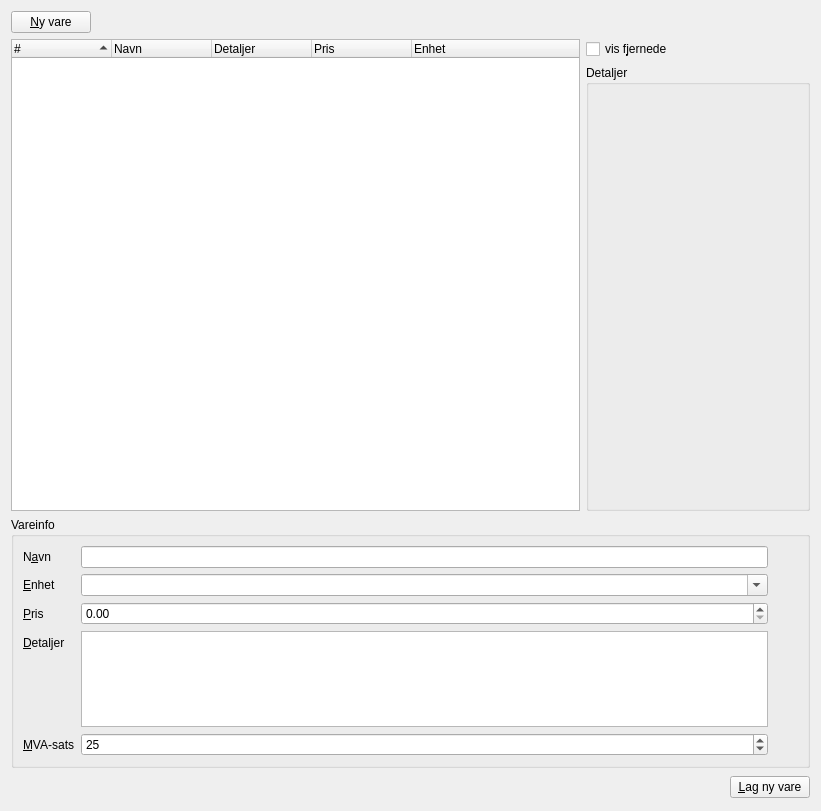
      <widget class="QWidget" name="TabPage" >
       <property name="geometry" >
        <rect>
         <x>0</x>
         <y>0</y>
         <width>821</width>
         <height>811</height>
        </rect>
       </property>
       <attribute name="title" >
        <string>&amp;Varer</string>
       </attribute>
       <layout class="QGridLayout" name="gridLayout_4" >
        <item row="0" column="0" >
         <widget class="QPushButton" name="varerNy" >
          <property name="sizePolicy" >
           <sizepolicy vsizetype="Fixed" hsizetype="Fixed" >
            <horstretch>0</horstretch>
            <verstretch>0</verstretch>
           </sizepolicy>
          </property>
          <property name="text" >
           <string>&amp;Ny vare</string>
          </property>
          <property name="shortcut" >
           <string>Alt+N</string>
          </property>
         </widget>
        </item>
        <item row="0" column="1" colspan="2" >
         <spacer name="spacer10" >
          <property name="orientation" >
           <enum>Qt::Horizontal</enum>
          </property>
          <property name="sizeType" >
           <enum>QSizePolicy::Expanding</enum>
          </property>
          <property name="sizeHint" stdset="0" >
           <size>
            <width>650</width>
            <height>20</height>
           </size>
          </property>
         </spacer>
        </item>
        <item rowspan="2" row="1" column="0" colspan="2" >
         <widget class="QTreeWidget" name="varerVareliste" >
          <property name="sizePolicy" >
           <sizepolicy vsizetype="Expanding" hsizetype="MinimumExpanding" >
            <horstretch>1</horstretch>
            <verstretch>1</verstretch>
           </sizepolicy>
          </property>
          <property name="editTriggers" >
           <set>QAbstractItemView::NoEditTriggers</set>
          </property>
          <property name="alternatingRowColors" >
           <bool>true</bool>
          </property>
          <property name="rootIsDecorated" >
           <bool>false</bool>
          </property>
          <property name="uniformRowHeights" >
           <bool>true</bool>
          </property>
          <property name="itemsExpandable" >
           <bool>false</bool>
          </property>
          <property name="sortingEnabled" >
           <bool>true</bool>
          </property>
          <property name="animated" >
           <bool>true</bool>
          </property>
          <property name="allColumnsShowFocus" >
           <bool>true</bool>
          </property>
          <property name="expandsOnDoubleClick" >
           <bool>false</bool>
          </property>
          <column>
           <property name="text" >
            <string>#</string>
           </property>
          </column>
          <column>
           <property name="text" >
            <string>Navn</string>
           </property>
          </column>
          <column>
           <property name="text" >
            <string>Detaljer</string>
           </property>
          </column>
          <column>
           <property name="text" >
            <string>Pris</string>
           </property>
          </column>
          <column>
           <property name="text" >
            <string>Enhet</string>
           </property>
          </column>
         </widget>
        </item>
        <item row="1" column="2" >
         <widget class="QCheckBox" name="varerVisFjernede" >
          <property name="sizePolicy" >
           <sizepolicy vsizetype="Fixed" hsizetype="Fixed" >
            <horstretch>0</horstretch>
            <verstretch>0</verstretch>
           </sizepolicy>
          </property>
          <property name="text" >
           <string>vis f&amp;jernede</string>
          </property>
          <property name="shortcut" >
           <string>Alt+J</string>
          </property>
         </widget>
        </item>
        <item row="2" column="2" >
         <widget class="QGroupBox" name="groupBox_4" >
          <property name="sizePolicy" >
           <sizepolicy vsizetype="Preferred" hsizetype="Preferred" >
            <horstretch>0</horstretch>
            <verstretch>0</verstretch>
           </sizepolicy>
          </property>
          <property name="title" >
           <string>Detaljer</string>
          </property>
          <layout class="QGridLayout" name="gridLayout_13" >
           <item row="2" column="0" >
            <widget class="QLabel" name="varerDetaljerTekst" >
             <property name="sizePolicy" >
              <sizepolicy vsizetype="MinimumExpanding" hsizetype="Minimum" >
               <horstretch>0</horstretch>
               <verstretch>0</verstretch>
              </sizepolicy>
             </property>
             <property name="minimumSize" >
              <size>
               <width>200</width>
               <height>0</height>
              </size>
             </property>
             <property name="textFormat" >
              <enum>Qt::RichText</enum>
             </property>
             <property name="alignment" >
              <set>Qt::AlignLeading|Qt::AlignLeft|Qt::AlignTop</set>
             </property>
             <property name="wordWrap" >
              <bool>true</bool>
             </property>
            </widget>
           </item>
          </layout>
         </widget>
        </item>
        <item row="3" column="0" colspan="3" >
         <widget class="QGroupBox" name="varerInfo" >
          <property name="title" >
           <string>Vareinfo</string>
          </property>
          <property name="flat" >
           <bool>true</bool>
          </property>
          <property name="checkable" >
           <bool>false</bool>
          </property>
          <layout class="QGridLayout" name="gridLayout_3" >
           <item row="0" column="0" >
            <layout class="QFormLayout" name="formLayout_3" >
             <property name="fieldGrowthPolicy" >
              <enum>QFormLayout::AllNonFixedFieldsGrow</enum>
             </property>
             <item row="0" column="0" >
              <widget class="QLabel" name="textLabel10" >
               <property name="text" >
                <string>N&amp;avn</string>
               </property>
               <property name="wordWrap" >
                <bool>false</bool>
               </property>
               <property name="buddy" >
                <cstring>varerInfoNavn</cstring>
               </property>
              </widget>
             </item>
             <item row="0" column="1" >
              <widget class="QLineEdit" name="varerInfoNavn" />
             </item>
             <item row="1" column="0" >
              <widget class="QLabel" name="textLabel10_2" >
               <property name="text" >
                <string>&amp;Enhet</string>
               </property>
               <property name="wordWrap" >
                <bool>false</bool>
               </property>
               <property name="buddy" >
                <cstring>varerInfoEnhet</cstring>
               </property>
              </widget>
             </item>
             <item row="1" column="1" >
              <widget class="QComboBox" name="varerInfoEnhet" >
               <property name="sizePolicy" >
                <sizepolicy vsizetype="Fixed" hsizetype="MinimumExpanding" >
                 <horstretch>1</horstretch>
                 <verstretch>0</verstretch>
                </sizepolicy>
               </property>
               <property name="editable" >
                <bool>true</bool>
               </property>
              </widget>
             </item>
             <item row="2" column="0" >
              <widget class="QLabel" name="textLabel10_4" >
               <property name="text" >
                <string>&amp;Pris</string>
               </property>
               <property name="wordWrap" >
                <bool>false</bool>
               </property>
               <property name="buddy" >
                <cstring>varerInfoPris</cstring>
               </property>
              </widget>
             </item>
             <item row="2" column="1" >
              <widget class="QDoubleSpinBox" name="varerInfoPris" >
               <property name="sizePolicy" >
                <sizepolicy vsizetype="Fixed" hsizetype="Expanding" >
                 <horstretch>7</horstretch>
                 <verstretch>0</verstretch>
                </sizepolicy>
               </property>
               <property name="maximum" >
                <double>999999999.990000009536743</double>
               </property>
              </widget>
             </item>
             <item row="3" column="0" >
              <widget class="QLabel" name="textLabel10_3" >
               <property name="text" >
                <string>&amp;Detaljer</string>
               </property>
               <property name="wordWrap" >
                <bool>false</bool>
               </property>
               <property name="buddy" >
                <cstring>varerInfoDetaljer</cstring>
               </property>
              </widget>
             </item>
             <item row="3" column="1" >
              <widget class="QPlainTextEdit" name="varerInfoDetaljer" >
               <property name="maximumSize" >
                <size>
                 <width>16777215</width>
                 <height>96</height>
                </size>
               </property>
               <property name="tabChangesFocus" >
                <bool>true</bool>
               </property>
              </widget>
             </item>
             <item row="4" column="0" >
              <widget class="QLabel" name="textLabel7_3" >
               <property name="text" >
                <string>&amp;MVA-sats</string>
               </property>
               <property name="wordWrap" >
                <bool>false</bool>
               </property>
               <property name="buddy" >
                <cstring>varerInfoMva</cstring>
               </property>
              </widget>
             </item>
             <item row="4" column="1" >
              <widget class="QSpinBox" name="varerInfoMva" >
               <property name="value" >
                <number>25</number>
               </property>
              </widget>
             </item>
            </layout>
           </item>
           <item row="0" column="1" >
            <layout class="QVBoxLayout" name="verticalLayout_5" >
             <item>
              <widget class="QLabel" name="varerInfoKryss" >
               <property name="minimumSize" >
                <size>
                 <width>24</width>
                 <height>24</height>
                </size>
               </property>
               <property name="maximumSize" >
                <size>
                 <width>24</width>
                 <height>24</height>
                </size>
               </property>
               <property name="text" >
                <string/>
               </property>
               <property name="pixmap" >
                <pixmap resource="faktura.qrc" >:/pix/emblem-unreadable.svg</pixmap>
               </property>
               <property name="scaledContents" >
                <bool>true</bool>
               </property>
              </widget>
             </item>
             <item>
              <spacer name="verticalSpacer" >
               <property name="orientation" >
                <enum>Qt::Vertical</enum>
               </property>
               <property name="sizeHint" stdset="0" >
                <size>
                 <width>20</width>
                 <height>40</height>
                </size>
               </property>
              </spacer>
             </item>
            </layout>
           </item>
          </layout>
         </widget>
        </item>
        <item row="4" column="0" colspan="3" >
         <layout class="QHBoxLayout" name="horizontalLayout_11" >
          <item>
           <spacer name="horizontalSpacer_3" >
            <property name="orientation" >
             <enum>Qt::Horizontal</enum>
            </property>
            <property name="sizeType" >
             <enum>QSizePolicy::Expanding</enum>
            </property>
            <property name="sizeHint" stdset="0" >
             <size>
              <width>248</width>
              <height>26</height>
             </size>
            </property>
           </spacer>
          </item>
          <item>
           <widget class="QPushButton" name="varerInfoLegginn" >
            <property name="sizePolicy" >
             <sizepolicy vsizetype="Fixed" hsizetype="Fixed" >
              <horstretch>0</horstretch>
              <verstretch>0</verstretch>
             </sizepolicy>
            </property>
            <property name="text" >
             <string>&amp;Lag ny vare</string>
            </property>
            <property name="shortcut" >
             <string>Alt+L</string>
            </property>
           </widget>
          </item>
         </layout>
        </item>
       </layout>
       <zorder>varerNy</zorder>
       <zorder>varerVareliste</zorder>
       <zorder>varerVisFjernede</zorder>
       <zorder>groupBox_4</zorder>
       <zorder>varerInfo</zorder>
       <zorder></zorder>
       <zorder>varerInfoMva</zorder>
       <zorder>horizontalSpacer_3</zorder>
      </widget>
